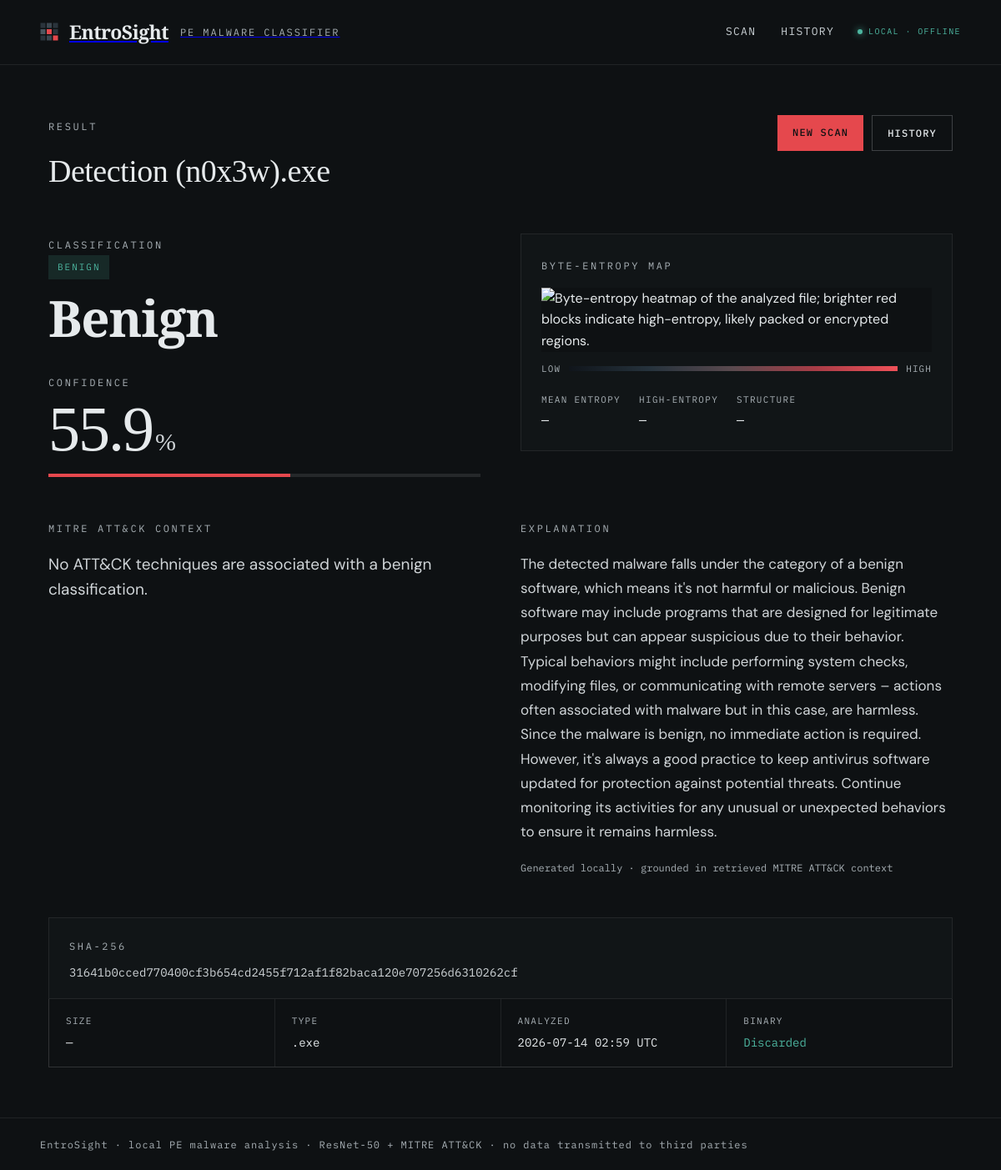
The app's page /scan/37 with its own data.
### tables this page shows
CREATE TABLE scan_results (
    id INTEGER PRIMARY KEY AUTOINCREMENT,
    sha256 TEXT NOT NULL,
    filename TEXT NOT NULL,
    predicted_label TEXT NOT NULL,
    confidence REAL NOT NULL,
    explanation TEXT NOT NULL,
    heatmap_path TEXT NOT NULL,
    timestamp DATETIME DEFAULT CURRENT_TIMESTAMP,
    total_time_ms REAL NOT NULL
, file_size INTEGER NOT NULL DEFAULT 0);

### app/main.py (the view)
@app.get("/scan/{scan_id}", response_class=HTMLResponse)
async def scan_result_page(request: Request, scan_id: int):
    db: ScanHistoryDB = request.app.state.components.db
    record = await db.get_result(scan_id)
    if record is None:
        return templates.TemplateResponse(
            request,
            "error.html",
            {"isError": True, "error_message": "Scan not found"},
            status_code=404,
        )
    record.heatmap_url = _heatmap_url_for(record)
    file_size_human = _format_file_size(record.file_size)
    heatmap_stats = _compute_heatmap_stats(record.heatmap_path)
    techniques = _get_techniques_for_record(record, request.app.state.components.rag_engine)
    return templates.TemplateResponse(
        request,
        "result.html",
        {
            "isResult": True,
            "r": record,
            "file_size_human": file_size_human,
            "heatmap_stats": heatmap_stats,
            "techniques": techniques,
        },
    )

### app/templates/result.html (shortened to what this page needs)
{% extends "base.html" %}
{% block content %}
{% set is_benign = (r.predicted_label == "Benign") %}
{% set is_unknown = (r.predicted_label == "Unknown") %}
{% set confidence_pct = (r.confidence * 100) if r.confidence is not none else 0 %}
{% set heatmap_src = (r.heatmap_url if r.heatmap_url is defined and r.heatmap_url
                      else (r.heatmap_path if r.heatmap_path is defined else "")) %}
<article class="result-view">
  <div class="result-header">
    <div>
      <span class="eyebrow">Result</span>
      <h1 class="result-title">{{ r.filename }}</h1>
    </div>
    <div class="result-header__actions">
      <a href="/" class="btn btn--primary">New scan</a>
      <a href="/history" class="btn btn--ghost">History</a>
    </div>
  </div>
  <div class="split-grid">
    <div>
      <span class="eyebrow">Classification</span>
      <div>
        <span class="verdict-badge {{ 'verdict-badge--benign' if is_benign else ('verdict-badge--unknown' if is_unknown else 'verdict-badge--malicious') }}">
          {{ "Benign" if is_benign else ("Inconclusive" if is_unknown else "Malicious") }}
        </span>
      </div>
      <h2 class="family-name">{{ r.predicted_label }}</h2>
      <div style="margin-top:32px">
        <span class="eyebrow">Confidence</span>
        <div class="confidence-value">
          <span class="confidence-value__num">{{ confidence_pct | round(1) }}</span>
          <span class="confidence-value__pct">%</span>
        </div>
        <div class="meter">
          <div class="meter__fill" style="width:{{ confidence_pct }}%"></div>
        </div>
      </div>
    </div>
    <div class="panel">
      <span class="eyebrow">Byte-entropy map</span>
      {% if heatmap_src %}
      <img
        class="heatmap-canvas"
        src="{{ heatmap_src }}"
        alt="Byte-entropy heatmap of the analyzed file; brighter red blocks indicate high-entropy, likely packed or encrypted regions."
      />
      {% endif %}
      <div class="heatmap-legend">
        <span class="heatmap-legend__label">LOW</span>
        <div class="heatmap-legend__bar" aria-hidden="true"></div>
        <span class="heatmap-legend__label">HIGH</span>
      </div>
      <div class="stat-row">
        <div class="stat">
          <span class="stat__label">Mean entropy</span>
          <span class="stat__value">
            {% if heatmap_stats is defined and heatmap_stats and heatmap_stats.mean_entropy is not none %}
              {{ heatmap_stats.mean_entropy }} <span class="unit">bits/byte</span>
            {% else %}—{% endif %}
          </span>
        </div>
        <div class="stat">
          <span class="stat__label">High-entropy</span>
          <span class="stat__value">
            {% if heatmap_stats is defined and heatmap_stats and heatmap_stats.high_entropy_pct is not none %}
              {{ heatmap_stats.high_entropy_pct }}
            {% else %}—{% endif %}
          </span>
        </div>
        <div class="stat">
          <span class="stat__label">Structure</span>
          <span class="stat__value">
            {% if heatmap_stats is defined and heatmap_stats and heatmap_stats.structure %}
              {{ heatmap_stats.structure }}
            {% else %}—{% endif %}
          </span>
        </div>
      </div>
    </div>
  </div>
  <div class="split-grid split-grid--gap-lg">
    <div>
      <span class="eyebrow">MITRE ATT&amp;CK context</span>
      {% if techniques %}
      <div class="tech-list">
        {% for t in techniques %}
        <div class="tech">
          <span class="tech__id">{{ t.technique_id }}</span>
          <span class="tech__name">{{ t.technique_name }}</span>
          <span class="tech__tactic">{{ t.tactic if t.tactic is defined and t.tactic else "" }}</span>
        </div>
        {% endfor %}
      </div>
      {% elif is_benign %}
      <p class="lead" style="margin-top:16px">No ATT&amp;CK techniques are associated with a benign classification.</p>
      {% elif is_unknown %}
      <p class="lead" style="margin-top:16px">Classification confidence was too low to retrieve relevant techniques.</p>
      {% else %}
      <p class="lead" style="margin-top:16px">No ATT&amp;CK techniques were retrieved for this sample.</p>
      {% endif %}
    </div>
    <div>
      <span class="eyebrow">Explanation</span>
      <p class="explanation">{{ r.explanation }}</p>
      <span class="explanation-footer">Generated locally · grounded in retrieved MITRE ATT&amp;CK context</span>
    </div>
  </div>
  <div class="hash-panel">
    <span class="eyebrow">SHA-256</span>
    <div class="hash-panel__value">{{ r.sha256 }}</div>
  </div>
  <div class="grid-cards grid-cards--meta">
    <div class="card card--meta">
      <span class="card__label">Size</span>
      <span class="card__value">
        {% if file_size_human is defined and file_size_human %}{{ file_size_human }}{% else %}—{% endif %}
      </span>
    </div>
    <div class="card card--meta">
      <span class="card__label">Type</span>
      <span class="card__value">
        {% if "." in r.filename %}.{{ r.filename.rsplit(".", 1)[-1] | lower }}{% else %}—{% endif %}
      </span>
    </div>
    <div class="card card--meta">
      <span class="card__label">Analyzed</span>
      <span class="card__value">
        {% if timestamp_str is defined and timestamp_str %}
          {{ timestamp_str }}
        {% elif r.timestamp is defined and r.timestamp %}
          {{ r.timestamp.strftime("%Y-%m-%d %H:%M UTC") if r.timestamp.strftime is defined else r.timestamp }}
        {% else %}—{% endif %}
      </span>
    </div>
    <div class="card card--meta">
      <span class="card__label">Binary</span>
      <span class="card__value card__value--ok">Discarded</span>
    </div>
  </div>
</article>
{% endblock %}

### records on screen
scan_results: filename "Detection (n0x3w).exe", predicted_label "BENIGN", predicted_label "Benign", explanation "The detected malware falls under the category of a benign software, which means it's not harmful or malicious. Benign software may include programs that are designed for legitimate purposes but can appear suspicious due to their behavior. Typical behaviors might include performing system checks, modifying files, or communicating with remote servers – actions often associated with malware but in this case, are harmless. Since the malware is benign, no immediate action is required. However, it's always a good practice to keep antivirus software updated for protection against potential threats. Continue monitoring its activities for any unusual or unexpected behaviors to ensure it remains…", sha256 "31641b0cced770400cf3b654cd2455f712af1f82baca120e707256d6310262cf", filename "exe"

### other values on screen
{{ confidence_pct | round(1) }} "55.9"
